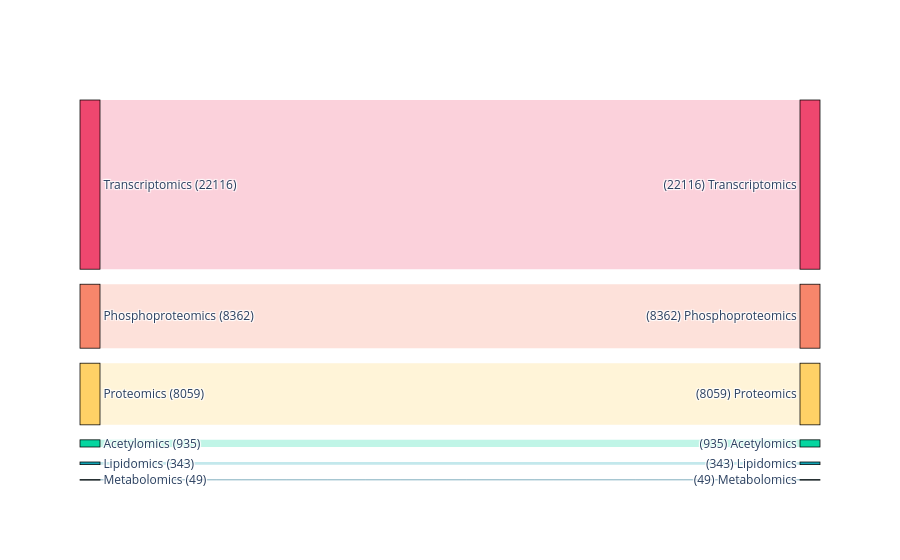

Notebook source saved alongside this figure:
### Markdown cell above
#### White patients

### Code cell
# select the sample columns
# WT
wt_cols = meta.filter(
    (pl.col("Race") == "White")
    & ~pl.col("NPM1")
    & ~pl.col("FLT3_ITD")
)["Sample"].to_list()
print(f"{wt_cols=}")
# NPM1
mut_cols = meta.filter(
    (pl.col("Race") == "White")
    & ~pl.col("NPM1")
    & pl.col("FLT3_ITD")
)["Sample"].to_list()
print(f"{mut_cols=}")

# save the sample columns
with open(os.path.join(CACHE_DIR, "W_FLT3-ITD-WT_cols.pkl"), "wb") as pf:
    pickle.dump((wt_cols, mut_cols), pf)

# subset the omics data
subset = select_subset(combined, wt_cols, mut_cols)

# save the subset to file
subset.write_ipc(os.path.join(CACHE_DIR, "W_FLT3-ITD-WT.arrow"))

# display
display(subset)

# report on the number of features in each block
subset.group_by("Block").len().sort("len", descending=True)

# plot feature counts before/after subsetting
plot_filtered_feature_counts(
    combined,
    subset,
    figname=os.path.join(FIGURE_DIR, "block-feature-counts_W_FLT3-ITD-WT.png")
)

### Figure 1 — Plotly figure (JSON) as saved in the notebook; plotly's stock layout.template omitted (floating-point values rounded to 4 significant figures)
{"data": [{"arrangement": "freeform", "link": {"color": ["rgba(239, 71, 111, 0.25)", "rgba(68, 68, 68, 0.25)", "rgba(247, 134, 107, 0.25)", "rgba(68, 68, 68, 0.25)", "rgba(255, 209, 102, 0.25)", "rgba(68, 68, 68, 0.25)", "rgba(6, 214, 160, 0.25)", "rgba(68, 68, 68, 0.25)", "rgba(17, 162, 178, 0.25)", "rgba(68, 68, 68, 0.25)", "rgba(11, 101, 132, 0.25)", "rgba(68, 68, 68, 0.25)"], "source": [0, 0, 2, 2, 4, 4, 6, 6, 8, 8, 10, 10], "target": [1, 12, 3, 12, 5, 12, 7, 12, 9, 12, 11, 12], "value": [22116, 0, 8362, 0, 8059, 0, 935, 0, 343, 0, 49, 0]}, "node": {"color": ["#EF476F", "#EF476F", "#F7866B", "#F7866B", "#FFD166", "#FFD166", "#06D6A0", "#06D6A0", "#11A2B2", "#11A2B2", "#0B6584", "#0B6584", "#444444"], "label": ["Transcriptomics (22116)", "(22116) Transcriptomics", "Phosphoproteomics (8362)", "(8362) Phosphoproteomics", "Proteomics (8059)", "(8059) Proteomics", "Acetylomics (935)", "(935) Acetylomics", "Lipidomics (343)", "(343) Lipidomics", "Metabolomics (49)", "(49) Metabolomics", "(0) Filtered"], "line": {"color": "black", "width": 0.75}, "pad": 15, "thickness": 20}, "type": "sankey"}], "layout": {}}
